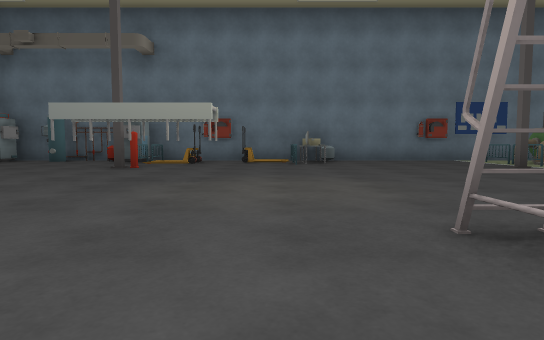
[1] (above)

14 first-person views from a walk through a Unity game level. The camera is 0.72 m above the floor, tilts 4° down and sees 75° across. Doors are open. The floor is counted in squares, 2 m on a side. Each view is taken from the middle of a square. On the plan, view 1 faces up. The plan holds only what a view shows up to about 9 squares ahead; the rest is blank. The player is left out. Some animated figures are not drawn.

[2]
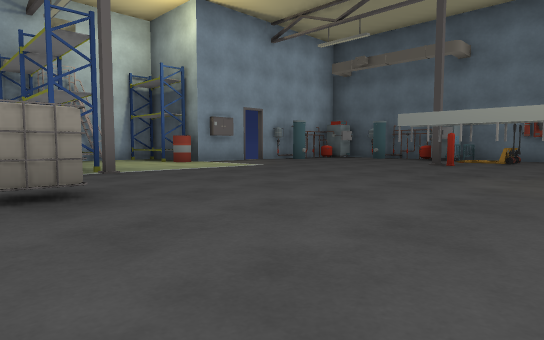

[3]
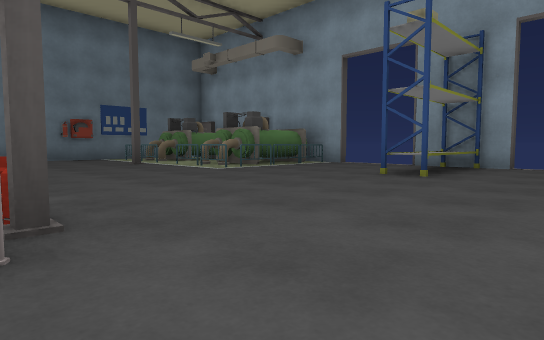

[4]
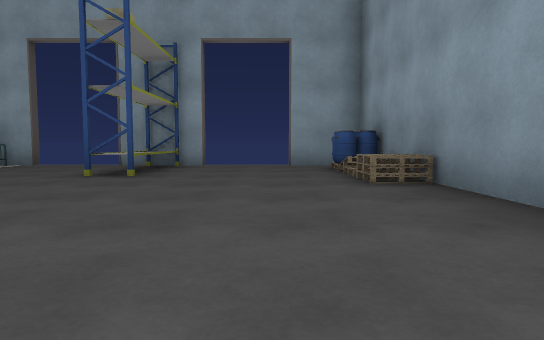

[5]
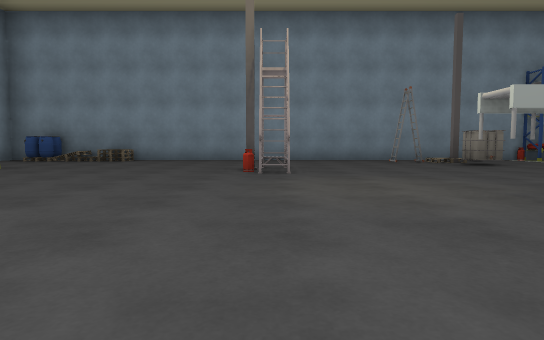

[6]
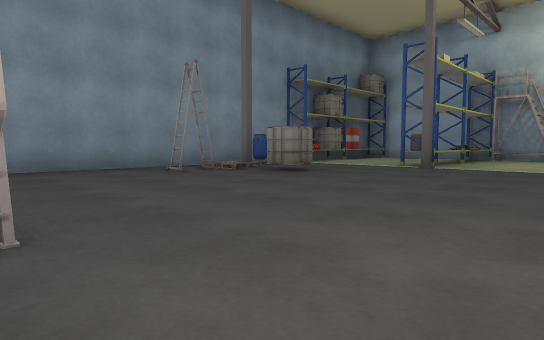

[7]
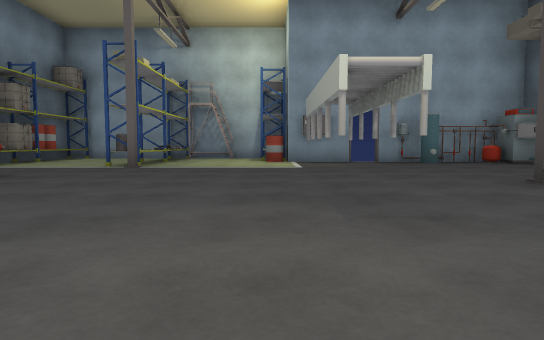

[8]
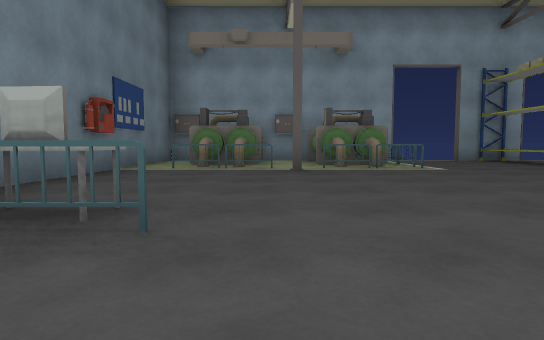

[9]
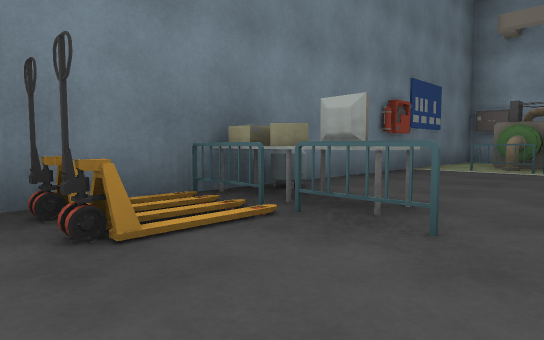

[10]
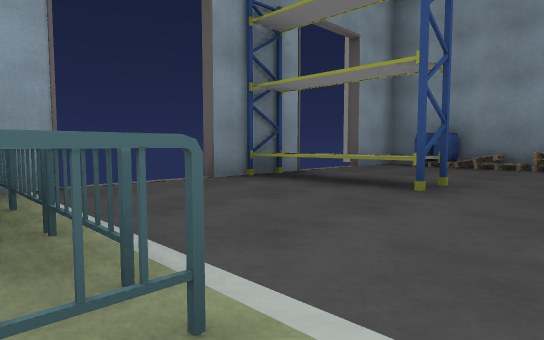

[11]
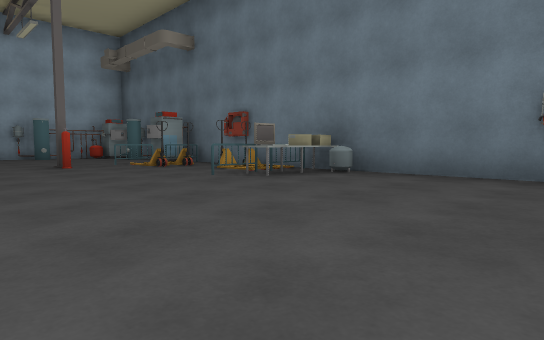

[12]
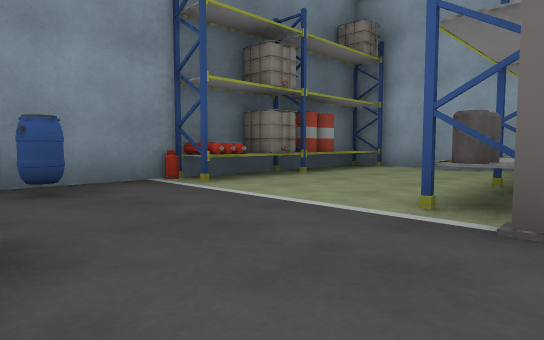

[13]
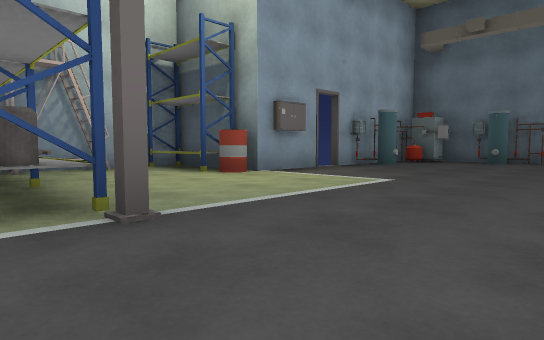

[14]
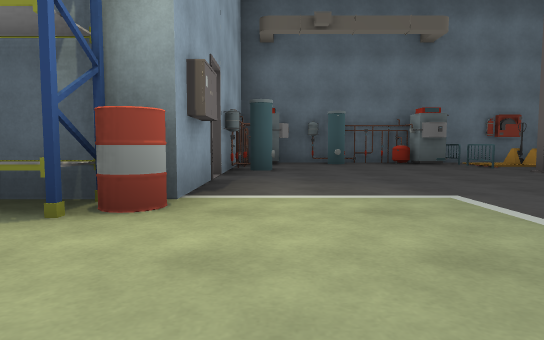

### Floor plan
Points are (right, up) in squares from view 1. A wall is a line through its corners. A room is listed if a view was taken in it or the views show most of it. See-through windows are left out.
Room 1 (views 1, 2, 3, 4, 5, 6, 7, 8, 9, 10, 11, 12, 13, 14)
walls: (-1.6, -1.1) (-1.6, -1.6); (-6.6, 4.7) (-6.6, 3.4); (7.3, 0.1) (7.3, 1.7); (-8.7, 1.6) (-8.7, 0.5); (-7.5, -2.6) (7.3, -2.6) (7.3, -1.3); (7.3, 7.9) (7.3, 8.3) (-6.6, 8.3) (-6.6, 5.2)
ways out: open door at (-7, 5); open door at (7, -0.5); open door at (7, 2)
objects: rack (-9, 0); rack (-9, 3); rack (-8, -2); other object (-8, 0) to (-7, 1); rack (-8, 3); barrel (-7, -2); rack (-7, -1); rack (-7, 0); barrel (-7, 2); rack (-7, 3); barrel (-6, -2); rack (-6, 0); other object (-6, 8); rack (-5, -2); other object (-5, -1); barrel (-5, 0); rack (-5, 1); pole (-5, 2); barrel (-4, -2); other object (-4, 8); pole (-3, -2); barrel (-3, -1); fence (-3, 7); other object (-3, 8); pole (-2, 5); other object (-2, 6); other object (-2, 7); conveyor (-1, 3); other object (-1, 7); fence (0, 7); fence (0, 8); pole (1, 0); other object (1, 1); table (1, 7); box (1, 8); barrel (2, 8); pole (4, 6); pallet (5, -2); rack (5, 1); fence (5, 4); fence (5, 5); fence (5, 6); fence (5, 7); barrel (6, -2); barrel (6, -1); rack (6, 1); fence (6, 4); machine (6, 5); machine (6, 6) to (6, 7); rack (7, 1); fence (7, 4)

Where each view was taken, in squares from view 1:
view 1: 0 up, 0 right, facing up
view 2: 1 down, 0 right, facing up-left
view 3: 1 down, 1 right, facing up-right
view 4: 1 down, 1 right, facing right
view 5: 6 up, 1 right, facing down
view 6: 3 up, 1 right, facing down-left
view 7: 3 up, 1 right, facing left
view 8: 6 up, 1 left, facing right
view 9: 6 up, 1 left, facing up-right
view 10: 4 up, 4 right, facing down-right
view 11: 4 up, 4 right, facing up-left
view 12: 1 up, 3 left, facing down-left
view 13: 0 up, 3 left, facing up-left
view 14: 1 up, 6 left, facing up
